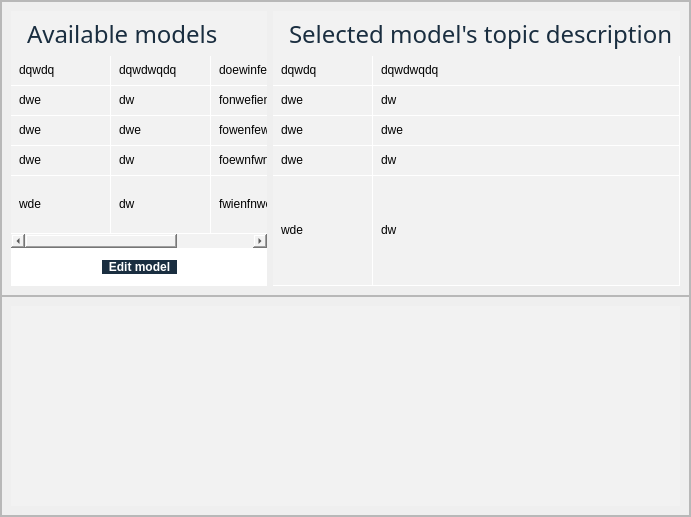
               <widget class="QWidget" name="page_models">
                <layout class="QVBoxLayout" name="verticalLayout_48">
                 <property name="spacing">
                  <number>0</number>
                 </property>
                 <property name="leftMargin">
                  <number>0</number>
                 </property>
                 <property name="topMargin">
                  <number>0</number>
                 </property>
                 <property name="rightMargin">
                  <number>0</number>
                 </property>
                 <property name="bottomMargin">
                  <number>0</number>
                 </property>
                 <item>
                  <widget class="QFrame" name="frame_models">
                   <property name="frameShape">
                    <enum>QFrame::NoFrame</enum>
                   </property>
                   <property name="frameShadow">
                    <enum>QFrame::Raised</enum>
                   </property>
                   <layout class="QVBoxLayout" name="verticalLayout_11">
                    <property name="spacing">
                     <number>0</number>
                    </property>
                    <property name="leftMargin">
                     <number>0</number>
                    </property>
                    <property name="topMargin">
                     <number>0</number>
                    </property>
                    <property name="rightMargin">
                     <number>0</number>
                    </property>
                    <property name="bottomMargin">
                     <number>0</number>
                    </property>
                    <item>
                     <widget class="QFrame" name="frame_available_models">
                      <property name="frameShape">
                       <enum>QFrame::StyledPanel</enum>
                      </property>
                      <property name="frameShadow">
                       <enum>QFrame::Raised</enum>
                      </property>
                      <layout class="QVBoxLayout" name="verticalLayout_7">
                       <property name="spacing">
                        <number>0</number>
                       </property>
                       <property name="leftMargin">
                        <number>0</number>
                       </property>
                       <property name="topMargin">
                        <number>0</number>
                       </property>
                       <property name="rightMargin">
                        <number>0</number>
                       </property>
                       <property name="bottomMargin">
                        <number>0</number>
                       </property>
                       <item>
                        <widget class="QFrame" name="frame_available_models_top">
                         <property name="frameShape">
                          <enum>QFrame::StyledPanel</enum>
                         </property>
                         <property name="frameShadow">
                          <enum>QFrame::Raised</enum>
                         </property>
                         <layout class="QHBoxLayout" name="horizontalLayout_3">
                          <item>
                           <widget class="QFrame" name="frame_available_models_description">
                            <property name="styleSheet">
                             <string notr="true">background-color: #F2F2F2;</string>
                            </property>
                            <property name="frameShape">
                             <enum>QFrame::NoFrame</enum>
                            </property>
                            <property name="frameShadow">
                             <enum>QFrame::Raised</enum>
                            </property>
                            <layout class="QVBoxLayout" name="verticalLayout_50">
                             <property name="spacing">
                              <number>0</number>
                             </property>
                             <property name="leftMargin">
                              <number>0</number>
                             </property>
                             <property name="topMargin">
                              <number>0</number>
                             </property>
                             <property name="rightMargin">
                              <number>0</number>
                             </property>
                             <property name="bottomMargin">
                              <number>0</number>
                             </property>
                             <item>
                              <widget class="QLabel" name="label_available_models">
                               <property name="sizePolicy">
                                <sizepolicy hsizetype="Expanding" vsizetype="Fixed">
                                 <horstretch>0</horstretch>
                                 <verstretch>0</verstretch>
                                </sizepolicy>
                               </property>
                               <property name="minimumSize">
                                <size>
                                 <width>0</width>
                                 <height>45</height>
                                </size>
                               </property>
                               <property name="maximumSize">
                                <size>
                                 <width>16777215</width>
                                 <height>45</height>
                                </size>
                               </property>
                               <property name="font">
                                <font>
                                 <family>Avenir</family>
                                 <pointsize>18</pointsize>
                                 <weight>10</weight>
                                 <italic>false</italic>
                                 <bold>false</bold>
                                </font>
                               </property>
                               <property name="styleSheet">
                                <string notr="true">color:#1A2E40;
font: 87 18pt &quot;Avenir&quot;;
padding-left: 10px;</string>
                               </property>
                               <property name="text">
                                <string>Available models</string>
                               </property>
                              </widget>
                             </item>
                             <item>
                              <widget class="QTableWidget" name="table_available_models">
                               <property name="sizePolicy">
                                <sizepolicy hsizetype="Preferred" vsizetype="Preferred">
                                 <horstretch>0</horstretch>
                                 <verstretch>0</verstretch>
                                </sizepolicy>
                               </property>
                               <property name="styleSheet">
                                <string notr="true">QTableWidget {	
	background-color: #F2F2F2;
	padding: 0px;
	border-radius: 5px;
	font: 87 12pt &quot;Avenir&quot;;
	gridline-color:#FFFFFF;
}
QTableWidget::item{
	padding-left: 5px;
	padding-right: 5px;
	background-color: #F2F2F2;
	color:black;
	gridline-color:#FFFFFF;
}
QTableWidget::item:selected{
	background-color: #4D6F8C;
}
QScrollBar:horizontal {
	background: #4D6F8C;
    border: none;
    height: 2px;
	margin: 0px 2px 0 2px;
}
 QScrollBar:vertical {
    background: #4D6F8C;
    border: none;
    width: 2px;
    margin: 2px 0 2px 0;
	border-radius: 0px;
 }
QHeaderView::section{
	background-color: #1A2E40;
	max-width: 30px;
	gridline-color: #FFFFFF;
	font: 87 13pt &quot;Avenir&quot;;
	color:white;
	font-weight: bold;
}

QHeaderView::section:vertical
{
    border: 1px solid #FFFFFF;
}

QTableWidget::horizontalHeader {	
	background-color: #1A2E40;
	color:white;
	gridline-color: #FFFFFF;
}

QTableWidget::verticalHeader {	
	background-color: #1A2E40;
	color:white;
	gridline-color: #FFFFFF;
}

</string>
                               </property>
                               <property name="sizeAdjustPolicy">
                                <enum>QAbstractScrollArea::AdjustIgnored</enum>
                               </property>
                               <property name="editTriggers">
                                <set>QAbstractItemView::NoEditTriggers</set>
                               </property>
                               <attribute name="horizontalHeaderVisible">
                                <bool>false</bool>
                               </attribute>
                               <attribute name="horizontalHeaderCascadingSectionResizes">
                                <bool>false</bool>
                               </attribute>
                               <attribute name="horizontalHeaderStretchLastSection">
                                <bool>true</bool>
                               </attribute>
                               <attribute name="verticalHeaderVisible">
                                <bool>false</bool>
                               </attribute>
                               <attribute name="verticalHeaderStretchLastSection">
                                <bool>true</bool>
                               </attribute>
                               <row>
                                <property name="text">
                                 <string/>
                                </property>
                               </row>
                               <row>
                                <property name="text">
                                 <string>New Row</string>
                                </property>
                               </row>
                               <row>
                                <property name="text">
                                 <string>New Row</string>
                                </property>
                               </row>
                               <row>
                                <property name="text">
                                 <string>New Row</string>
                                </property>
                               </row>
                               <row>
                                <property name="text">
                                 <string>New Row</string>
                                </property>
                               </row>
                               <column>
                                <property name="text">
                                 <string>MODEL NAME</string>
                                </property>
                                <property name="font">
                                 <font>
                                  <weight>75</weight>
                                  <bold>true</bold>
                                 </font>
                                </property>
                               </column>
                               <column>
                                <property name="text">
                                 <string>MODEL TYPE</string>
                                </property>
                                <property name="font">
                                 <font>
                                  <weight>75</weight>
                                  <bold>true</bold>
                                 </font>
                                </property>
                               </column>
                               <column>
                                <property name="text">
                                 <string>CONFIGURATION</string>
                                </property>
                                <property name="font">
                                 <font>
                                  <weight>75</weight>
                                  <bold>true</bold>
                                 </font>
                                </property>
                               </column>
                               <item row="0" column="0">
                                <property name="text">
                                 <string>dqwdq</string>
                                </property>
                               </item>
                               <item row="0" column="1">
                                <property name="text">
                                 <string>dqwdwqdq</string>
                                </property>
                               </item>
                               <item row="0" column="2">
                                <property name="text">
                                 <string>doewinfewofn</string>
                                </property>
                               </item>
                               <item row="1" column="0">
                                <property name="text">
                                 <string>dwe</string>
                                </property>
                               </item>
                               <item row="1" column="1">
                                <property name="text">
                                 <string>dw</string>
                                </property>
                               </item>
                               <item row="1" column="2">
                                <property name="text">
                                 <string>fonwefienow</string>
                                </property>
                               </item>
                               <item row="2" column="0">
                                <property name="text">
                                 <string>dwe</string>
                                </property>
                               </item>
                               <item row="2" column="1">
                                <property name="text">
                                 <string>dwe</string>
                                </property>
                               </item>
                               <item row="2" column="2">
                                <property name="text">
                                 <string>fowenfewn</string>
                                </property>
                               </item>
                               <item row="3" column="0">
                                <property name="text">
                                 <string>dwe</string>
                                </property>
                               </item>
                               <item row="3" column="1">
                                <property name="text">
                                 <string>dw</string>
                                </property>
                               </item>
                               <item row="3" column="2">
                                <property name="text">
                                 <string>foewnfwne</string>
                                </property>
                               </item>
                               <item row="4" column="0">
                                <property name="text">
                                 <string>wde</string>
                                </property>
                               </item>
                               <item row="4" column="1">
                                <property name="text">
                                 <string>dw</string>
                                </property>
                               </item>
                               <item row="4" column="2">
                                <property name="text">
                                 <string>fwienfnwe</string>
                                </property>
                               </item>
                              </widget>
                             </item>
                             <item>
                              <widget class="QFrame" name="frame">
                               <property name="styleSheet">
                                <string notr="true">background-color:white;
border:none;</string>
                               </property>
                               <property name="frameShape">
                                <enum>QFrame::StyledPanel</enum>
                               </property>
                               <property name="frameShadow">
                                <enum>QFrame::Raised</enum>
                               </property>
                               <layout class="QHBoxLayout" name="horizontalLayout_2">
                                <item>
                                 <spacer name="horizontalSpacer">
                                  <property name="orientation">
                                   <enum>Qt::Horizontal</enum>
                                  </property>
                                  <property name="sizeHint" stdset="0">
                                   <size>
                                    <width>39</width>
                                    <height>20</height>
                                   </size>
                                  </property>
                                 </spacer>
                                </item>
                                <item>
                                 <widget class="QPushButton" name="pushButton">
                                  <property name="styleSheet">
                                   <string notr="true">QPushButton {
	background-color: #1A2E40;
	font: 87 13pt &quot;Avenir&quot;;
	font-weight: bold;
	color: #FFFFFF;
}
QPushButton:hover {
	background-color: #4D6F8C;
 }
QPushButton:pressed {	
	background-color: #4D6F8C;
}

</string>
                                  </property>
                                  <property name="text">
                                   <string>  Edit model  </string>
                                  </property>
                                 </widget>
                                </item>
                                <item>
                                 <spacer name="horizontalSpacer_2">
                                  <property name="orientation">
                                   <enum>Qt::Horizontal</enum>
                                  </property>
                                  <property name="sizeHint" stdset="0">
                                   <size>
                                    <width>40</width>
                                    <height>20</height>
                                   </size>
                                  </property>
                                 </spacer>
                                </item>
                               </layout>
                              </widget>
                             </item>
                            </layout>
                           </widget>
                          </item>
                          <item>
                           <widget class="QFrame" name="frame_available_models_topics">
                            <property name="styleSheet">
                             <string notr="true">background-color: #F2F2F2;</string>
                            </property>
                            <property name="frameShape">
                             <enum>QFrame::NoFrame</enum>
                            </property>
                            <property name="frameShadow">
                             <enum>QFrame::Raised</enum>
                            </property>
                            <layout class="QVBoxLayout" name="verticalLayout_51">
                             <property name="spacing">
                              <number>0</number>
                             </property>
                             <property name="leftMargin">
                              <number>0</number>
                             </property>
                             <property name="topMargin">
                              <number>0</number>
                             </property>
                             <property name="rightMargin">
                              <number>0</number>
                             </property>
                             <property name="bottomMargin">
                              <number>0</number>
                             </property>
                             <item>
                              <widget class="QLabel" name="label_available_models_2">
                               <property name="sizePolicy">
                                <sizepolicy hsizetype="Expanding" vsizetype="Fixed">
                                 <horstretch>0</horstretch>
                                 <verstretch>0</verstretch>
                                </sizepolicy>
                               </property>
                               <property name="minimumSize">
                                <size>
                                 <width>0</width>
                                 <height>45</height>
                                </size>
                               </property>
                               <property name="maximumSize">
                                <size>
                                 <width>16777215</width>
                                 <height>45</height>
                                </size>
                               </property>
                               <property name="font">
                                <font>
                                 <family>Avenir</family>
                                 <pointsize>18</pointsize>
                                 <weight>10</weight>
                                 <italic>false</italic>
                                 <bold>false</bold>
                                </font>
                               </property>
                               <property name="styleSheet">
                                <string notr="true">color:#1A2E40;
font: 87 18pt &quot;Avenir&quot;;
padding-left: 10px;</string>
                               </property>
                               <property name="text">
                                <string>Selected model's topic description</string>
                               </property>
                              </widget>
                             </item>
                             <item>
                              <widget class="QTableWidget" name="table_topics_edit_model">
                               <property name="sizePolicy">
                                <sizepolicy hsizetype="Preferred" vsizetype="Preferred">
                                 <horstretch>0</horstretch>
                                 <verstretch>0</verstretch>
                                </sizepolicy>
                               </property>
                               <property name="styleSheet">
                                <string notr="true">QTableWidget {	
	background-color: #F2F2F2;
	padding: 0px;
	border-radius: 5px;
	font: 87 12pt &quot;Avenir&quot;;
	gridline-color:#FFFFFF;
}
QTableWidget::item{
	padding-left: 5px;
	padding-right: 5px;
	background-color: #F2F2F2;
	color:black;
	gridline-color:#FFFFFF;
}
QTableWidget::item:selected{
	background-color: #4D6F8C;
}
QScrollBar:horizontal {
	background: #4D6F8C;
    border: none;
    height: 2px;
	margin: 0px 2px 0 2px;
}
 QScrollBar:vertical {
    background: #4D6F8C;
    border: none;
    width: 2px;
    margin: 2px 0 2px 0;
	border-radius: 0px;
 }
QHeaderView::section{
	background-color: #1A2E40;
	max-width: 30px;
	gridline-color: #FFFFFF;
	font: 87 13pt &quot;Avenir&quot;;
	color:white;
	font-weight: bold;
}

QHeaderView::section:vertical
{
    border: 1px solid #FFFFFF;
}

QTableWidget::horizontalHeader {	
	background-color: #1A2E40;
	color:white;
	gridline-color: #FFFFFF;
}

QTableWidget::verticalHeader {	
	background-color: #1A2E40;
	color:white;
	gridline-color: #FFFFFF;
}

</string>
                               </property>
                               <property name="sizeAdjustPolicy">
                                <enum>QAbstractScrollArea::AdjustIgnored</enum>
                               </property>
                               <property name="editTriggers">
                                <set>QAbstractItemView::NoEditTriggers</set>
                               </property>
                               <attribute name="horizontalHeaderVisible">
                                <bool>false</bool>
                               </attribute>
                               <attribute name="horizontalHeaderCascadingSectionResizes">
                                <bool>false</bool>
                               </attribute>
                               <attribute name="horizontalHeaderStretchLastSection">
                                <bool>true</bool>
                               </attribute>
                               <attribute name="verticalHeaderVisible">
                                <bool>false</bool>
                               </attribute>
                               <attribute name="verticalHeaderStretchLastSection">
                                <bool>true</bool>
                               </attribute>
                               <row>
                                <property name="text">
                                 <string/>
                                </property>
                               </row>
                               <row>
                                <property name="text">
                                 <string>New Row</string>
                                </property>
                               </row>
                               <row>
                                <property name="text">
                                 <string>New Row</string>
                                </property>
                               </row>
                               <row>
                                <property name="text">
                                 <string>New Row</string>
                                </property>
                               </row>
                               <row>
                                <property name="text">
                                 <string>New Row</string>
                                </property>
                               </row>
                               <column>
                                <property name="text">
                                 <string>TOPIC ID</string>
                                </property>
                                <property name="font">
                                 <font>
                                  <weight>75</weight>
                                  <bold>true</bold>
                                 </font>
                                </property>
                               </column>
                               <column>
                                <property name="text">
                                 <string>TOPIC DESCRIPTION</string>
                                </property>
                                <property name="font">
                                 <font>
                                  <weight>75</weight>
                                  <bold>true</bold>
                                 </font>
                                </property>
                               </column>
                               <item row="0" column="0">
                                <property name="text">
                                 <string>dqwdq</string>
                                </property>
                               </item>
                               <item row="0" column="1">
                                <property name="text">
                                 <string>dqwdwqdq</string>
                                </property>
                               </item>
                               <item row="1" column="0">
                                <property name="text">
                                 <string>dwe</string>
                                </property>
                               </item>
                               <item row="1" column="1">
                                <property name="text">
                                 <string>dw</string>
                                </property>
                               </item>
                               <item row="2" column="0">
                                <property name="text">
                                 <string>dwe</string>
                                </property>
                               </item>
                               <item row="2" column="1">
                                <property name="text">
                                 <string>dwe</string>
                                </property>
                               </item>
                               <item row="3" column="0">
                                <property name="text">
                                 <string>dwe</string>
                                </property>
                               </item>
                               <item row="3" column="1">
                                <property name="text">
                                 <string>dw</string>
                                </property>
                               </item>
                               <item row="4" column="0">
                                <property name="text">
                                 <string>wde</string>
                                </property>
                               </item>
                               <item row="4" column="1">
                                <property name="text">
                                 <string>dw</string>
                                </property>
                               </item>
                              </widget>
                             </item>
                            </layout>
                           </widget>
                          </item>
                         </layout>
                        </widget>
                       </item>
                       <item>
                        <widget class="QFrame" name="frame_available_models_bottom">
                         <property name="frameShape">
                          <enum>QFrame::StyledPanel</enum>
                         </property>
                         <property name="frameShadow">
                          <enum>QFrame::Raised</enum>
                         </property>
                         <layout class="QVBoxLayout" name="verticalLayout_52">
                          <item>
                           <widget class="QWidget" name="plot_pylavis_edit_model" native="true">
                            <property name="sizePolicy">
                             <sizepolicy hsizetype="Preferred" vsizetype="Preferred">
                              <horstretch>0</horstretch>
                              <verstretch>0</verstretch>
                             </sizepolicy>
                            </property>
                            <property name="minimumSize">
                             <size>
                              <width>0</width>
                              <height>200</height>
                             </size>
                            </property>
                            <property name="styleSheet">
                             <string notr="true">QWidget {
	background-color: #F2F2F2;
 
}</string>
                            </property>
                            <layout class="QVBoxLayout" name="verticalLayout_53">
                             <property name="spacing">
                              <number>0</number>
                             </property>
                             <property name="leftMargin">
                              <number>0</number>
                             </property>
                             <property name="topMargin">
                              <number>0</number>
                             </property>
                             <property name="rightMargin">
                              <number>0</number>
                             </property>
                             <property name="bottomMargin">
                              <number>0</number>
                             </property>
                             <item>
                              <layout class="QVBoxLayout" name="layout_plot_pyldavis_lda_2">
                               <property name="spacing">
                                <number>0</number>
                               </property>
                              </layout>
                             </item>
                            </layout>
                           </widget>
                          </item>
                         </layout>
                        </widget>
                       </item>
                      </layout>
                     </widget>
                    </item>
                   </layout>
                  </widget>
                 </item>
                </layout>
               </widget>
